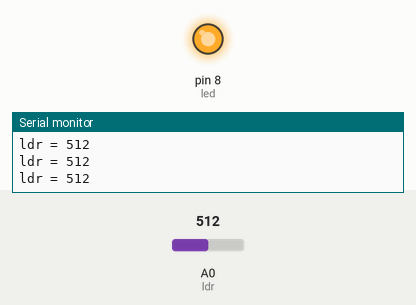
This sketch was run on a simulated Arduino Uno, built with avr-gcc and run on an emulated ATmega328P. On the bench: output pins drawn as LEDs (lit = HIGH), the last lines printed to the serial monitor. Inputs (shaded band) come from the test bench; at power-on: A0 (ldr) = 512.

Above: at 1.3 s.
1.4 s: A0 (ldr) set to 216
2.9 s: A0 (ldr) set to 191
At 3.9 s:
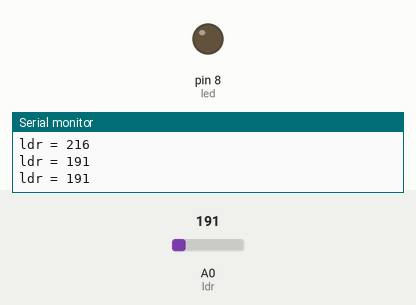
4.5 s: A0 (ldr) set to 210
At 5.1 s:
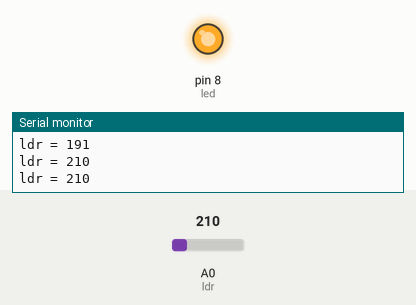
6.0 s: A0 (ldr) set to 190
At 6.3 s:
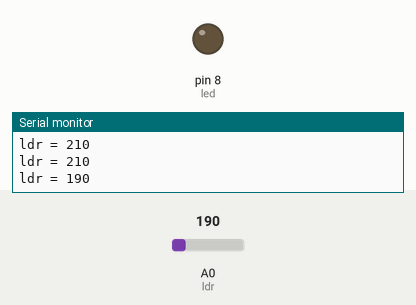
Timing chart, 0 to 8.5 s (numbered marks = the images above; inputs shaded):
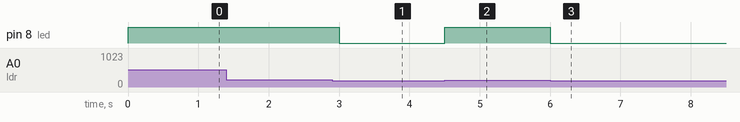

The sketch:

analogReadLDR.ino
```cpp
int ldr = A0;
int led = 8;
void setup() {
  Serial.begin(9600);
  pinMode(ldr,INPUT_PULLUP);
  pinMode(led,OUTPUT);
}

void loop() {
 int val = analogRead(ldr);

 if(val>200){
  digitalWrite(led,1);
 }else{
  digitalWrite(led,0);
 }
 Serial.print("ldr = ");
 Serial.println(val);
 delay(500);

}
```

Measured:
- the behaviour switches between 201 and 200 on A0 (ldr) (found by bisection; images 0 and 1)
- after the input at 2.9 s, pin 8 (led): HIGH → LOW after 0.10 s
- after the input at 4.5 s, pin 8 (led): LOW → HIGH at once
- after the input at 6.0 s, pin 8 (led): HIGH → LOW at once
